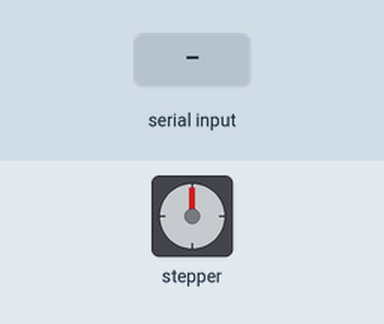
The sketch below on a simulated Arduino Uno, built with avr-gcc and run on an emulated ATmega328P. Parts: stepper motor. The inputs (shaded band) are chosen by the test bench. Stepper angles assume 2048 steps per turn.

Above: at 1.2 s.
1.3 s: "90,45\n" received over Serial
At 1.46 s:
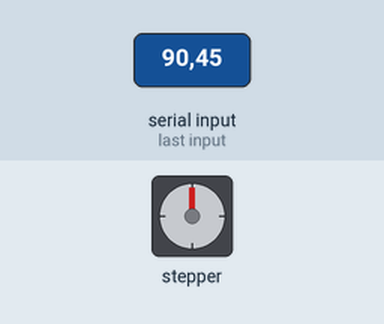
At 2.09 s:
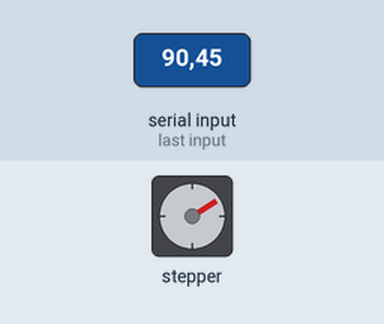
Timing chart, 0 to 19.3 s (numbered marks = the images above; inputs shaded):
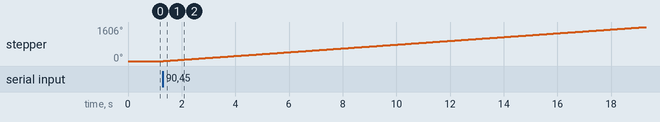

The sketch:

steppermotor-example.ino
```cpp
const int STALL = 0;
const int ROTATE = 1;

int stepMotorState = STALL;
int rotations = 0;

void setup() {
  serialSetup();
  stepperMotorSetup();
}

void loop() {
  switch (stepMotorState) {
    case STALL:
      rotations = serialRead();
      if (!isalpha(rotations))
        stepMotorState = ROTATE;
      break;
    case ROTATE:
      stepperMotorRun(rotations);
      stepMotorState = STALL;
      break;
  }
}
```

serial.ino
```cpp
void serialSetup() {
  Serial.begin(9600);
}

int serialRead() {
  if (Serial.available() > 0) {
    return Serial.parseInt();
  }
}
```

steppermotor.ino
```cpp
#include <Stepper.h>

/*
https://lastminuteengineers.com/28byj48-stepper-motor-arduino-tutorial/#gear-reduction-ratio
32 steps per revolution
32/9 * 22/11 * 27/9 * 24/8 = 63.99 ≈ 64
32 * 64 == 2048
*/
const int STEPSPERREVOLUTION = 2048;

const int IN1 = 8;
const int IN2 = 9;
const int IN3 = 10;
const int IN4 = 11;

Stepper stepper = Stepper(STEPSPERREVOLUTION, IN1, IN3, IN2, IN4);

void stepperMotorSetup() {
  stepper.setSpeed(15);
}

void stepperMotorRun(const int rotations) {
  stepper.step(STEPSPERREVOLUTION * rotations);
}
```

Measured:
- after the input at 1.3 s, stepper: keeps turning clockwise at about 89°/s, starting at once
